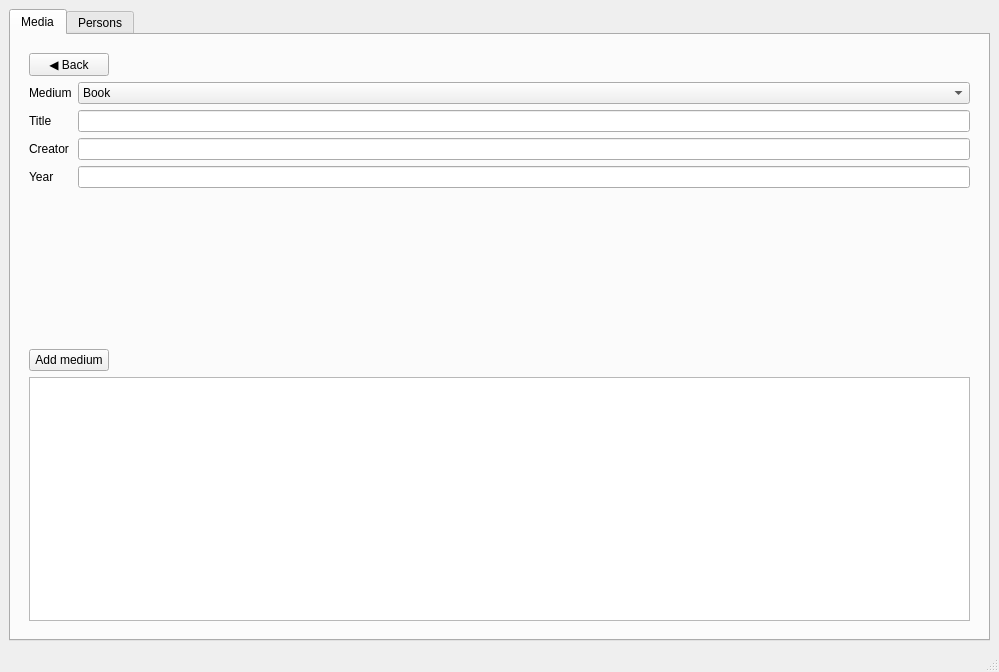
<?xml version="1.0" encoding="UTF-8"?>
<ui version="4.0">
 <class>MainWindow</class>
 <widget class="QMainWindow" name="MainWindow">
  <property name="geometry">
   <rect>
    <x>0</x>
    <y>0</y>
    <width>999</width>
    <height>672</height>
   </rect>
  </property>
  <property name="windowTitle">
   <string>MainWindow</string>
  </property>
  <widget class="QWidget" name="centralwidget">
   <property name="sizePolicy">
    <sizepolicy hsizetype="Minimum" vsizetype="Minimum">
     <horstretch>0</horstretch>
     <verstretch>0</verstretch>
    </sizepolicy>
   </property>
   <property name="layoutDirection">
    <enum>Qt::LeftToRight</enum>
   </property>
   <layout class="QGridLayout" name="gridLayout">
    <item row="0" column="0">
     <widget class="QTabWidget" name="tabWidget">
      <property name="sizePolicy">
       <sizepolicy hsizetype="Expanding" vsizetype="Expanding">
        <horstretch>0</horstretch>
        <verstretch>0</verstretch>
       </sizepolicy>
      </property>
      <property name="minimumSize">
       <size>
        <width>941</width>
        <height>611</height>
       </size>
      </property>
      <property name="layoutDirection">
       <enum>Qt::LeftToRight</enum>
      </property>
      <property name="currentIndex">
       <number>0</number>
      </property>
      <widget class="QWidget" name="mediaTab">
       <attribute name="title">
        <string>Media</string>
       </attribute>
       <layout class="QVBoxLayout" name="verticalLayout">
        <item>
         <widget class="QWidget" name="addMediumWidget" native="true">
          <property name="sizePolicy">
           <sizepolicy hsizetype="Expanding" vsizetype="Expanding">
            <horstretch>0</horstretch>
            <verstretch>0</verstretch>
           </sizepolicy>
          </property>
          <property name="layoutDirection">
           <enum>Qt::LeftToRight</enum>
          </property>
          <layout class="QVBoxLayout" name="verticalLayout_2">
           <item>
            <widget class="QPushButton" name="backButton">
             <property name="sizePolicy">
              <sizepolicy hsizetype="Fixed" vsizetype="Fixed">
               <horstretch>0</horstretch>
               <verstretch>0</verstretch>
              </sizepolicy>
             </property>
             <property name="text">
              <string>◀ Back</string>
             </property>
            </widget>
           </item>
           <item>
            <layout class="QFormLayout" name="addMediumLayout">
             <item row="0" column="0">
              <widget class="QLabel" name="mediumLabel">
               <property name="text">
                <string>Medium</string>
               </property>
              </widget>
             </item>
             <item row="0" column="1">
              <widget class="QComboBox" name="mediumComboBox">
               <item>
                <property name="text">
                 <string>Book</string>
                </property>
               </item>
               <item>
                <property name="text">
                 <string>CD</string>
                </property>
               </item>
               <item>
                <property name="text">
                 <string>DVD</string>
                </property>
               </item>
              </widget>
             </item>
             <item row="1" column="0">
              <widget class="QLabel" name="titleLabel">
               <property name="text">
                <string>Title</string>
               </property>
              </widget>
             </item>
             <item row="1" column="1">
              <widget class="QLineEdit" name="titleLineEdit"/>
             </item>
             <item row="2" column="0">
              <widget class="QLabel" name="creatorLabel">
               <property name="text">
                <string>Creator</string>
               </property>
              </widget>
             </item>
             <item row="2" column="1">
              <widget class="QLineEdit" name="creatorLineEdit"/>
             </item>
             <item row="3" column="0">
              <widget class="QLabel" name="yearLabel">
               <property name="text">
                <string>Year</string>
               </property>
              </widget>
             </item>
             <item row="3" column="1">
              <widget class="QLineEdit" name="yearLineEdit"/>
             </item>
            </layout>
           </item>
          </layout>
         </widget>
        </item>
        <item>
         <widget class="QWidget" name="mediaListWidget" native="true">
          <property name="sizePolicy">
           <sizepolicy hsizetype="Expanding" vsizetype="Expanding">
            <horstretch>0</horstretch>
            <verstretch>0</verstretch>
           </sizepolicy>
          </property>
          <property name="layoutDirection">
           <enum>Qt::LeftToRight</enum>
          </property>
          <layout class="QVBoxLayout" name="verticalLayout_4">
           <item>
            <layout class="QVBoxLayout" name="verticalLayout_3">
             <item>
              <widget class="QPushButton" name="addMediumButton">
               <property name="sizePolicy">
                <sizepolicy hsizetype="Fixed" vsizetype="Fixed">
                 <horstretch>0</horstretch>
                 <verstretch>0</verstretch>
                </sizepolicy>
               </property>
               <property name="text">
                <string>Add medium</string>
               </property>
              </widget>
             </item>
             <item>
              <widget class="QTableWidget" name="mediaTable"/>
             </item>
            </layout>
           </item>
          </layout>
         </widget>
        </item>
       </layout>
      </widget>
      <widget class="QWidget" name="tab_2">
       <attribute name="title">
        <string>Persons</string>
       </attribute>
      </widget>
     </widget>
    </item>
   </layout>
  </widget>
  <widget class="QMenuBar" name="menubar">
   <property name="geometry">
    <rect>
     <x>0</x>
     <y>0</y>
     <width>999</width>
     <height>21</height>
    </rect>
   </property>
  </widget>
  <widget class="QStatusBar" name="statusbar"/>
 </widget>
 <resources/>
 <connections/>
</ui>
